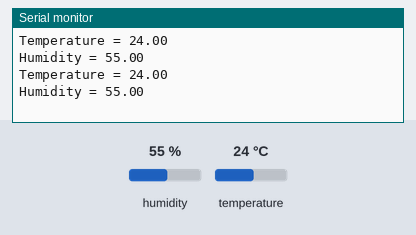
The sketch below on a simulated Arduino Uno, built with avr-gcc and run on an emulated ATmega328P. Parts: the last lines printed to the serial monitor. Wiring (inferred from the names in the program): DHT11 sensor: data A0. The inputs (shaded band) are chosen by the test bench; at power-on: humidity 55 %, temperature 24 °C.

Above: at 4.8 s.
4.9 s: humidity set to 22 %
At 7.4 s:
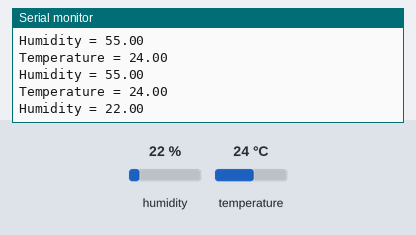
7.9 s: temperature set to 12 °C
At 8.5 s:
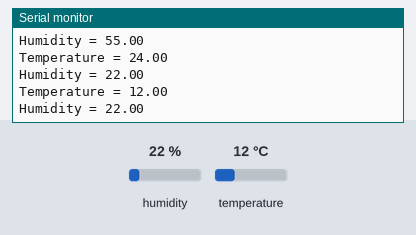
10.9 s: humidity set to 40 %
At 13.3 s:
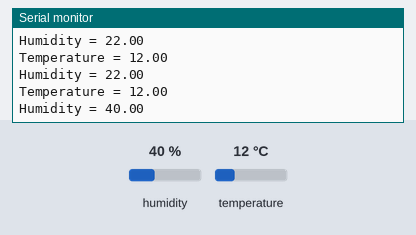
Timing chart, 0 to 14.8 s (numbered marks = the images above; inputs shaded):
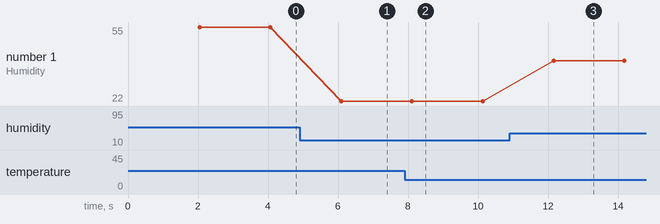

Measured:
- after the input at 4.9 s, the serial monitor: prints a new line after 1.2 s (image 1)
- after the input at 7.9 s, the serial monitor: prints a new line after 0.19 s (image 2)
- after the input at 10.9 s, the serial monitor: prints a new line after 1.3 s (image 3)
- plotted number 1: 55 → 22 after the input at 4.9 s, 22 → 40 after the input at 10.9 s

The sketch:

DHT_Serial.ino
```cpp
#include <dht.h>

dht DHT;

int DHT11_PIN = A0;

void setup() {
  Serial.begin(9600);
}

void loop()
{
  delay(2000);
  int chk = DHT.read11(DHT11_PIN);
  Serial.print("Temperature = ");
  Serial.println(DHT.temperature);
  Serial.print("Humidity = ");
  Serial.println(DHT.humidity);
}
```
